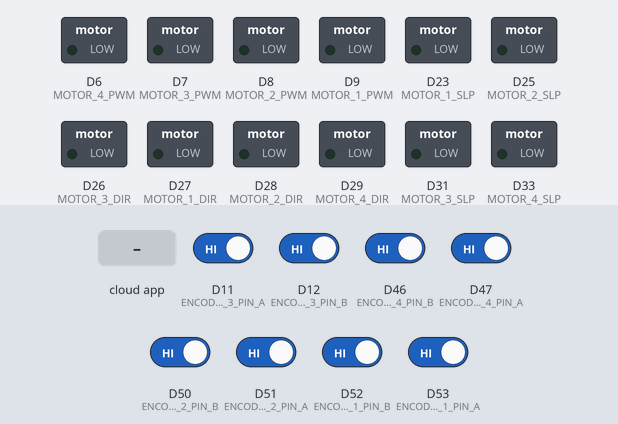
The program below on a simulated Arduino Due. Parts: switched loads named in the program (green lamp = pin HIGH). The test bench sets the inputs (shaded band); at power-on: D11 (ENCODER_3_PIN_A), D12 (ENCODER_3_PIN_B), D46 (ENCODER_4_PIN_B), D47 (ENCODER_4_PIN_A), D50 (ENCODER_2_PIN_B), D51 (ENCODER_2_PIN_A), D52 (ENCODER_1_PIN_B), D53 (ENCODER_1_PIN_A) HIGH. The ROS host is connected and sends only what is stated.

Above: at 1.2 s.
1.3 s: the phone or cloud app sets pwm to -100
At 2.1 s:
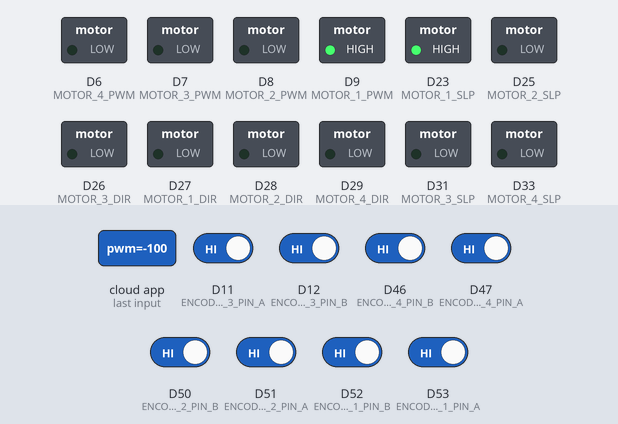
2.8 s: the phone or cloud app sets pwm to 100
At 3.5 s:
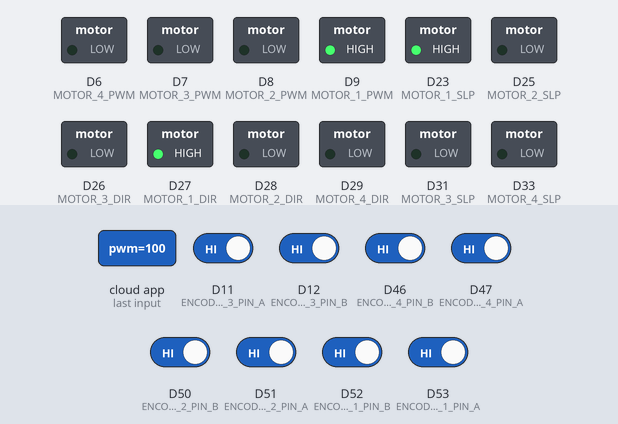
4.3 s: the phone or cloud app sets pwm to -100
At 5.2 s:
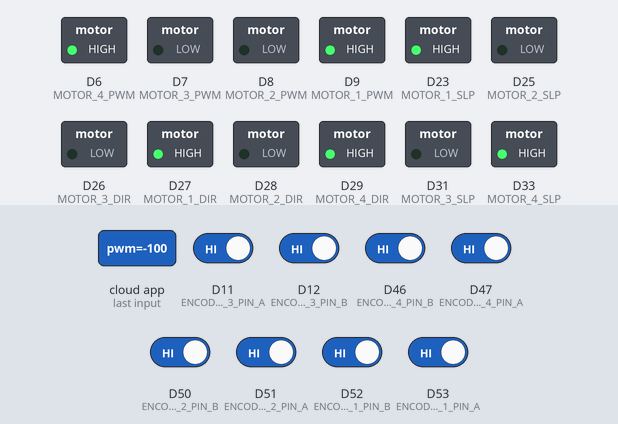
5.8 s: the phone or cloud app sets pwm to 0
At 6.5 s:
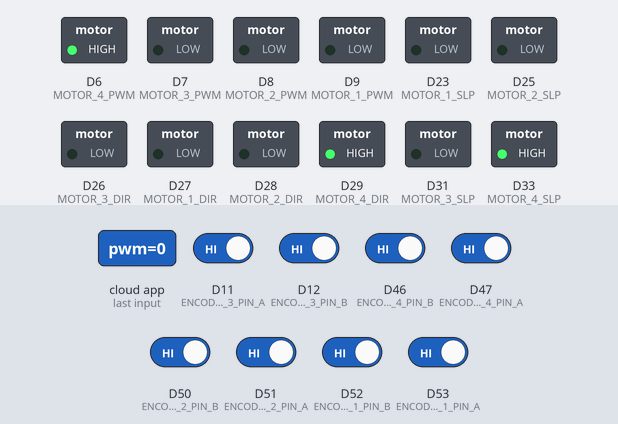
Timing chart, 0 to 8.3 s (numbered marks = the images above; inputs shaded):
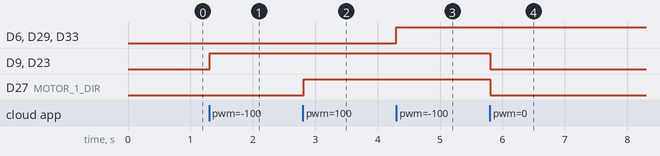

The program:

main.cpp
```cpp
#define USE_USBCON
//#define _SAM3XA_
#include "encoder_pulse.hpp"
#include "dc_motor.hpp"
#include <std_msgs/Float64.h>

// 1ms interval for measurements
const long interval = 20;
long previousMillis = 0;
long currentMillis = 0;


ros::Time currentTime;
ros::Time previousTime;

std_msgs::Float64 _front_left_wheel_angle_msg;
std_msgs::Float64 _front_right_wheel_angle_msg;
std_msgs::Float64 _rear_left_wheel_angle_msg;
std_msgs::Float64 _rear_right_wheel_angle_msg;

std_msgs::Float64 _front_left_wheel_velocity_msg;
std_msgs::Float64 _front_right_wheel_velocity_msg;
std_msgs::Float64 _rear_left_wheel_velocity_msg;
std_msgs::Float64 _rear_right_wheel_velocity_msg;

ros::Publisher _front_left_wheel_angle_pub("/rover/front_left_wheel/angle", &_front_left_wheel_angle_msg);
ros::Publisher _front_right_wheel_angle_pub("/rover/front_right_wheel/angle", &_front_right_wheel_angle_msg);
ros::Publisher _rear_left_wheel_angle_pub("/rover/rear_left_wheel/angle", &_rear_left_wheel_angle_msg);
ros::Publisher _rear_right_wheel_angle_pub("/rover/rear_right_wheel/angle", &_rear_right_wheel_angle_msg);

ros::Publisher _front_left_wheel_velocity_pub("/rover/front_left_wheel/current_velocity", &_front_left_wheel_velocity_msg);
ros::Publisher _front_right_wheel_velocity_pub("/rover/front_right_wheel/current_velocity", &_front_right_wheel_velocity_msg);
ros::Publisher _rear_left_wheel_velocity_pub("/rover/rear_left_wheel/current_velocity", &_rear_left_wheel_velocity_msg);
ros::Publisher _rear_right_wheel_velocity_pub("/rover/rear_right_wheel/current_velocity", &_rear_right_wheel_velocity_msg);

EncoderPulse _encoder_front_left(ENCODER_1_PIN_A, ENCODER_1_PIN_B, &EncoderPulseISR::encoderISR1, &EncoderPulseISR::encoder_position_1);
EncoderPulse _encoder_front_right(ENCODER_2_PIN_A, ENCODER_2_PIN_B, &EncoderPulseISR::encoderISR2, &EncoderPulseISR::encoder_position_2);
EncoderPulse _encoder_rear_left(ENCODER_3_PIN_A, ENCODER_3_PIN_B, &EncoderPulseISR::encoderISR3, &EncoderPulseISR::encoder_position_3);
EncoderPulse _encoder_rear_right(ENCODER_4_PIN_A, ENCODER_4_PIN_B, &EncoderPulseISR::encoderISR4, &EncoderPulseISR::encoder_position_4);

DCMotor front_left_dc_motor(MOTOR_1_DIR, MOTOR_1_PWM, MOTOR_1_SLP);
DCMotor front_right_dc_motor(MOTOR_2_DIR, MOTOR_2_PWM, MOTOR_2_SLP);
DCMotor rear_left_dc_motor(MOTOR_3_DIR, MOTOR_3_PWM, MOTOR_3_SLP);
DCMotor rear_right_dc_motor(MOTOR_4_DIR, MOTOR_4_PWM, MOTOR_4_SLP);

double _front_left_wheel_angle;
double _front_right_wheel_angle;
double _rear_left_wheel_angle;
double _rear_right_wheel_angle;

double _front_left_wheel_velocity;
double _front_right_wheel_velocity;
double _rear_left_wheel_velocity;
double _rear_right_wheel_velocity;

double _front_left_wheel_position;
double _front_right_wheel_position;
double _rear_left_wheel_position;
double _rear_right_wheel_position;

void front_left_motor_callback(const std_msgs::Float64 &msg) {
	int16_t pwm = msg.data * 100;
	if (pwm > PWM_cutoff) {
		front_left_dc_motor.cw(abs(pwm));
	} else if (pwm < -PWM_cutoff) {
		front_left_dc_motor.ccw(abs(pwm));
	} else if (abs(pwm) <= PWM_cutoff) {
		front_left_dc_motor.stop();
	}
}

void front_right_motor_callback(const std_msgs::Float64 &msg) {
	int16_t pwm = msg.data * 100;
	if (pwm > PWM_cutoff) {
		front_right_dc_motor.ccw(abs(pwm));
	} else if (pwm < -PWM_cutoff) {
		front_right_dc_motor.cw(abs(pwm));
	} else if (abs(pwm) <= PWM_cutoff) {
		front_right_dc_motor.stop();
	}
}

void rear_left_motor_callback(const std_msgs::Float64 &msg) {
	int16_t pwm = msg.data * 100;
	if (pwm > PWM_cutoff) {
		rear_left_dc_motor.cw(abs(pwm));
	} else if (pwm < -PWM_cutoff) {
		rear_left_dc_motor.ccw(abs(pwm));
	} else if (abs(pwm) <= PWM_cutoff) {
		rear_left_dc_motor.stop();
	}
}

void rear_right_motor_callback(const std_msgs::Float64 &msg) {
	int16_t pwm = msg.data * 100;
	if (pwm > PWM_cutoff) {
		rear_right_dc_motor.ccw(abs(pwm));
	} else if (pwm < -PWM_cutoff) {
		rear_right_dc_motor.cw(abs(pwm));
	} else if (abs(pwm) <= PWM_cutoff) {
		rear_right_dc_motor.stop();
	}
}


ros::Subscriber<std_msgs::Float64> _front_left_wheel_target_vel_sub("/rover/front_left_wheel/pwm", &front_left_motor_callback);
ros::Subscriber<std_msgs::Float64> _front_right_wheel_target_vel_sub("/rover/front_right_wheel/pwm", &front_right_motor_callback);
ros::Subscriber<std_msgs::Float64> _rear_left_wheel_target_vel_sub("/rover/rear_left_wheel/pwm", &rear_left_motor_callback);
ros::Subscriber<std_msgs::Float64> _rear_right_wheel_target_vel_sub("/rover/rear_right_wheel/pwm", &rear_right_motor_callback);

void setup() {

	// ROS Setup
	node.getHardware()->setBaud(1000000);
	node.initNode();

	node.advertise(_front_left_wheel_angle_pub);
	node.advertise(_front_right_wheel_angle_pub);
	node.advertise(_rear_left_wheel_angle_pub);
	node.advertise(_rear_right_wheel_angle_pub);
  	node.advertise(_front_left_wheel_velocity_pub);
  	node.advertise(_front_right_wheel_velocity_pub);
  	node.advertise(_rear_left_wheel_velocity_pub);
  	node.advertise(_rear_right_wheel_velocity_pub);
	node.subscribe(_front_left_wheel_target_vel_sub);
	node.subscribe(_front_right_wheel_target_vel_sub);
 	node.subscribe(_rear_left_wheel_target_vel_sub);
	node.subscribe(_rear_right_wheel_target_vel_sub);

	while (!node.connected())
  	{
    	node.spinOnce();
 	}

	node.loginfo("Connected to Arduino Due.");
	node.loginfo("Encoders::GPIO Setup");


	// Encoders PINS Setup
 	pinMode(ENCODER_1_PIN_A, INPUT_PULLUP);
	pinMode(ENCODER_1_PIN_B, INPUT_PULLUP);
	pinMode(ENCODER_2_PIN_A, INPUT_PULLUP);
	pinMode(ENCODER_2_PIN_B, INPUT_PULLUP);
	pinMode(ENCODER_3_PIN_A, INPUT_PULLUP);
	pinMode(ENCODER_3_PIN_B, INPUT_PULLUP);
	pinMode(ENCODER_4_PIN_A, INPUT_PULLUP);
	pinMode(ENCODER_4_PIN_B, INPUT_PULLUP);

	node.loginfo("DCMotors::GPIO Setup");
	analogWriteResolution(10);
	pinMode(MOTOR_1_PWM, OUTPUT);
	pinMode(MOTOR_1_DIR, OUTPUT);
	pinMode(MOTOR_1_SLP, OUTPUT);
	pinMode(MOTOR_2_PWM, OUTPUT);
	pinMode(MOTOR_2_DIR, OUTPUT);
	pinMode(MOTOR_2_SLP, OUTPUT);
	pinMode(MOTOR_3_PWM, OUTPUT);
	pinMode(MOTOR_3_DIR, OUTPUT);
	pinMode(MOTOR_3_SLP, OUTPUT);
	pinMode(MOTOR_4_PWM, OUTPUT);
	pinMode(MOTOR_4_DIR, OUTPUT);
	pinMode(MOTOR_4_SLP, OUTPUT);

	node.loginfo("Encoders::ISR Initialization");
  	attachInterrupt(digitalPinToInterrupt(ENCODER_1_PIN_A), EncoderPulseISR::encoderISR1, CHANGE);
  	attachInterrupt(digitalPinToInterrupt(ENCODER_1_PIN_B), EncoderPulseISR::encoderISR1, CHANGE);
	attachInterrupt(digitalPinToInterrupt(ENCODER_2_PIN_A), EncoderPulseISR::encoderISR2, CHANGE);
  	attachInterrupt(digitalPinToInterrupt(ENCODER_2_PIN_B), EncoderPulseISR::encoderISR2, CHANGE);
	attachInterrupt(digitalPinToInterrupt(ENCODER_3_PIN_A), EncoderPulseISR::encoderISR3, CHANGE);
  	attachInterrupt(digitalPinToInterrupt(ENCODER_3_PIN_B), EncoderPulseISR::encoderISR3, CHANGE);
	attachInterrupt(digitalPinToInterrupt(ENCODER_4_PIN_A), EncoderPulseISR::encoderISR4, CHANGE);
  	attachInterrupt(digitalPinToInterrupt(ENCODER_4_PIN_B), EncoderPulseISR::encoderISR4, CHANGE);
	//previousMillis = micros();
	//previousMillisForSpin = micros();
}

void loop() {

	currentMillis = millis();
	//currentTime = node.now()//ros::Duration elapsed_time = currentTime - previousTime;

	double elapsed_time = ((double)currentMillis - (double)previousMillis)/ 1000.0;
	_front_left_wheel_angle = 1 * _encoder_front_left.getAngle();
	_front_right_wheel_angle = -1 * _encoder_front_right.getAngle();
	_rear_left_wheel_angle = 1 * _encoder_rear_left.getAngle();
	_rear_right_wheel_angle = -1 * _encoder_rear_right.getAngle();

	_front_left_wheel_angle_msg.data = _front_left_wheel_angle;
	_front_right_wheel_angle_msg.data = _front_right_wheel_angle;
	_rear_left_wheel_angle_msg.data = _rear_left_wheel_angle;
	_rear_right_wheel_angle_msg.data = _rear_right_wheel_angle;

	double delta_front_left_wheel = _front_left_wheel_angle - _front_left_wheel_position;
	double delta_front_right_wheel = _front_right_wheel_angle - _front_right_wheel_position;
	double delta_rear_left_wheel = _rear_left_wheel_angle - _rear_left_wheel_position;
	double delta_rear_right_wheel = _rear_right_wheel_angle - _rear_right_wheel_position;

	_front_left_wheel_velocity = delta_front_left_wheel / elapsed_time;//elapsed_time.toSec();
	_front_right_wheel_velocity = delta_front_right_wheel / elapsed_time;//elapsed_time.toSec();
	_rear_left_wheel_velocity = delta_rear_left_wheel / elapsed_time;//elapsed_time.toSec();
	_rear_right_wheel_velocity = delta_rear_right_wheel / elapsed_time;//elapsed_time.toSec();

	// Convert to RPM
	_front_left_wheel_velocity_msg.data = _front_left_wheel_velocity;
	_front_right_wheel_velocity_msg.data = _front_right_wheel_velocity;
	_rear_left_wheel_velocity_msg.data = _rear_left_wheel_velocity;
	_rear_right_wheel_velocity_msg.data= _rear_right_wheel_velocity;

	if (currentMillis - previousMillis > interval) {
    	previousMillis = currentMillis;
		//previousTime = currentTime;

		_front_left_wheel_position += delta_front_left_wheel;
		_front_right_wheel_position += delta_front_right_wheel;
		_rear_left_wheel_position += delta_rear_left_wheel;
		_rear_right_wheel_position += delta_rear_right_wheel;

    	_front_left_wheel_angle_pub.publish(&_front_left_wheel_angle_msg );
		_front_right_wheel_angle_pub.publish(&_front_right_wheel_angle_msg);
		_rear_left_wheel_angle_pub.publish(&_rear_left_wheel_angle_msg);
		_rear_right_wheel_angle_pub.publish(&_rear_right_wheel_angle_msg);

		_front_left_wheel_velocity_pub.publish(&_front_left_wheel_velocity_msg);
		_front_right_wheel_velocity_pub.publish(&_front_right_wheel_velocity_msg);
		_rear_left_wheel_velocity_pub.publish(&_rear_left_wheel_velocity_msg);
		_rear_right_wheel_velocity_pub.publish(&_rear_right_wheel_velocity_msg);
		node.spinOnce();
	}
}
```

dc_motor.hpp
```cpp
#ifndef DC_MOTOR
#define DC_MOTOR

#include "Arduino.h"
#include <ros.h>

#define MAX_PWM_VALUE 1023
const int16_t PWM_cutoff = 0;

//motor PINS
#define MOTOR_1_PWM 9
#define MOTOR_1_DIR 27
#define MOTOR_1_SLP 23

#define MOTOR_2_PWM 8
#define MOTOR_2_DIR 28
#define MOTOR_2_SLP 25

#define MOTOR_3_PWM 7
#define MOTOR_3_DIR 26
#define MOTOR_3_SLP 31

#define MOTOR_4_PWM 6
#define MOTOR_4_DIR 29
#define MOTOR_4_SLP 33

class DCMotor {
public:
    DCMotor(int8_t direction_pin, int8_t enable_pin, int8_t sleep_pin);
    void cw(uint16_t val);
    void ccw(uint16_t val);
    void stop();
private:
    int8_t _direction_pin;
    int8_t _enable_pin;
    int8_t _sleep_pin;
    uint16_t protectOutput(uint16_t val);
};

DCMotor::DCMotor(int8_t direction_pin, int8_t enable_pin, int8_t sleep_pin) {
    _direction_pin = direction_pin;
    _enable_pin = enable_pin;
    _sleep_pin = sleep_pin;
    //if (wiringPiSetupGpio() < 0) {
    //    ROS_ERROR("DCMotor wiringPi error: GPIO setup error");
    //    throw std::runtime_error("");
    //}
    //ROS_INFO("DCMotor wiringPi: GPIO setup");
    //pinMode(_direction_pin, OUTPUT);
    //pinMode(_enable_pin, OUTPUT);
    //stop();
    //ROS_INFO("DCMotor wiringPi: Motor setup");
}

void DCMotor::stop() {
    digitalWrite(_direction_pin, 0);
    digitalWrite(_sleep_pin, 0);
    analogWrite(_enable_pin, 0);
}

void DCMotor::cw(uint16_t val) {
    digitalWrite(_direction_pin, 1);
    digitalWrite(_sleep_pin, 1);
    analogWrite(_enable_pin, protectOutput(val));
}

void DCMotor::ccw(uint16_t val) {
    digitalWrite(_direction_pin, 0);
    digitalWrite(_sleep_pin, 1);
    analogWrite(_enable_pin, protectOutput(val));
}

uint16_t DCMotor::protectOutput(uint16_t val) {

    return val > MAX_PWM_VALUE ? MAX_PWM_VALUE : val;
}

#endif // DC_MOTOR_WIRING_PI_HPP_
```

encoder_pulse.hpp
```cpp
#ifndef ENCODER_PULSE_HPP_
#define ENCODER_PULSE_HPP_
#define USE_USBCON
#include <Arduino.h>
#include <ros.h>

constexpr uint16_t PULSES_PER_REVOLUTION = 3440;
ros::NodeHandle node;

//encoder PINS
constexpr uint8_t ENCODER_1_PIN_A = 53;
constexpr uint8_t ENCODER_1_PIN_B = 52;
constexpr uint8_t ENCODER_2_PIN_A = 51;
constexpr uint8_t ENCODER_2_PIN_B = 50;
constexpr uint8_t ENCODER_3_PIN_A = 11;
constexpr uint8_t ENCODER_3_PIN_B = 12;
constexpr uint8_t ENCODER_4_PIN_A = 47;
constexpr uint8_t ENCODER_4_PIN_B = 46;

namespace EncoderPulseISR {

    volatile long  encoder_position_1;
	volatile long  encoder_position_2;
    volatile long  encoder_position_3;
    volatile long  encoder_position_4;
	volatile uint8_t encoder_state_1;
	volatile uint8_t encoder_state_2;
    volatile uint8_t encoder_state_3;
	volatile uint8_t encoder_state_4;

    void encoderISR(const int pin_A, const int pin_B, volatile long &encoder_position, volatile uint8_t &encoder_state) {
		uint8_t val_A = digitalRead(pin_A);
		uint8_t val_B = digitalRead(pin_B);
		uint8_t s = encoder_state & 3;
		if (val_A) s |= 4;
		if (val_B) s |= 8;
		encoder_state = (s >> 2);
		if (s == 1 || s == 7 || s == 8 || s == 14)
			encoder_position++;
		else if (s == 2 || s == 4 || s == 11 || s == 13)
			encoder_position--;
		else if (s == 3 || s == 12)
			encoder_position += 2;
		else if (s == 6 || s == 9)
			encoder_position -= 2;
	}

	void encoderISR1(void) {
		encoderISR(ENCODER_1_PIN_A, ENCODER_1_PIN_B,  encoder_position_1, encoder_state_1);
	}

	void encoderISR2(void) {
		encoderISR(ENCODER_2_PIN_A, ENCODER_2_PIN_B,  encoder_position_2, encoder_state_2);
	}

    void encoderISR3(void) {
		encoderISR(ENCODER_3_PIN_A, ENCODER_3_PIN_B,  encoder_position_3, encoder_state_3);
	}

	void encoderISR4(void) {
		encoderISR(ENCODER_4_PIN_A, ENCODER_4_PIN_B,  encoder_position_4, encoder_state_4);
	}
}

class EncoderPulse {
public:
	EncoderPulse(const int &pin_A, const int &pin_B, void (*isrFunction)(void), volatile long* encoder_position);
	double getAngle();
private:
	int _pin_A;
	int _pin_B;
	volatile long* _encoder_position;
	double _initial_angle;
	double ticks2Angle(long position);
};

EncoderPulse::EncoderPulse(const int &pin_A, const int &pin_B, void (*isrFunction)(void), volatile long* encoder_position) {
	_encoder_position = encoder_position;
	_pin_A = pin_A;
	_pin_B = pin_B;
	_initial_angle = ticks2Angle(*_encoder_position);

}

double EncoderPulse::getAngle() {
	double current_angle = ticks2Angle(*_encoder_position);
	return current_angle - _initial_angle;
}

double EncoderPulse::ticks2Angle(long position) {
	return position * (double)2 * PI / (double)PULSES_PER_REVOLUTION;
}

#endif // ENCODER_PULSE
```

Measured:
- after the input at 1.3 s, D9 (MOTOR_1_PWM), D23 (MOTOR_1_SLP): LOW → HIGH at once
- after the input at 2.8 s, D27 (MOTOR_1_DIR): LOW → HIGH at once
- after the input at 4.3 s, D6 (MOTOR_4_PWM), D29 (MOTOR_4_DIR), D33 (MOTOR_4_SLP): LOW → HIGH at once
- after the input at 5.8 s, D9 (MOTOR_1_PWM), D23 (MOTOR_1_SLP), D27 (MOTOR_1_DIR): HIGH → LOW at once
